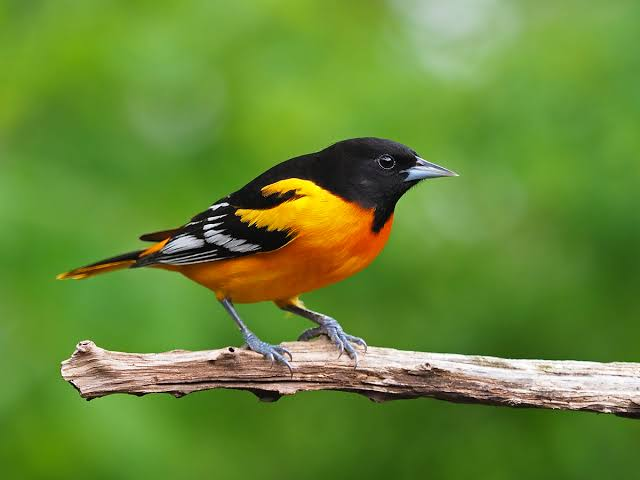
#> input picture bird.jpeg, 640 x 480 px
$ python -i otsu_segmenter.py   (imports and definitions only)
#> lines starting #> are read from the running program, lines starting #| are printed output that depends on the picture; after the words box and inside, x2 and y2 are one past the last pixel; in counts of white or black regions, pixels touching at a corner belong together
import numpy as np
import cv2
import matplotlib.pyplot as plt
from PIL import Image
import io

def otsu_threshold(image):
    hist, bin_edges = np.histogram(image.flatten(), bins=256, range=[0, 256])
    hist = hist.astype(float)
    total_pixels = image.size
    pixel_probability = hist / total_pixels

    max_variance = 0
    optimal_threshold = 0

    for threshold in range(1, 256):
        weight_background = np.sum(pixel_probability[:threshold])
        weight_foreground = np.sum(pixel_probability[threshold:])

        if weight_background == 0 or weight_foreground == 0:
            continue

        mean_background = np.sum(np.arange(threshold) * pixel_probability[:threshold]) / weight_background
        mean_foreground = np.sum(np.arange(threshold, 256) * pixel_probability[threshold:]) / weight_foreground

        variance = weight_background * weight_foreground * (mean_background - mean_foreground) ** 2

        if variance > max_variance:
            max_variance = variance
            optimal_threshold = threshold

    segmented_image = np.zeros_like(image)
    segmented_image[image >= optimal_threshold] = 255

    return optimal_threshold, segmented_image

def generate_segmented_image(image_path):
    # Convert PIL to OpenCV format
#> called with image_path = '../bird.jpeg'
    print(f"Image path: {image_path}")
    image = Image.open(image_path)
#> image is the input picture: PIL image 640x480 RGB; mean R, G, B 103.1, 137.4, 53.3
    image_np = np.array(image)
    original_image = cv2.cvtColor(image_np, cv2.COLOR_RGB2BGR)

    if len(original_image.shape) == 3:
        gray_image = cv2.cvtColor(original_image, cv2.COLOR_BGR2GRAY)
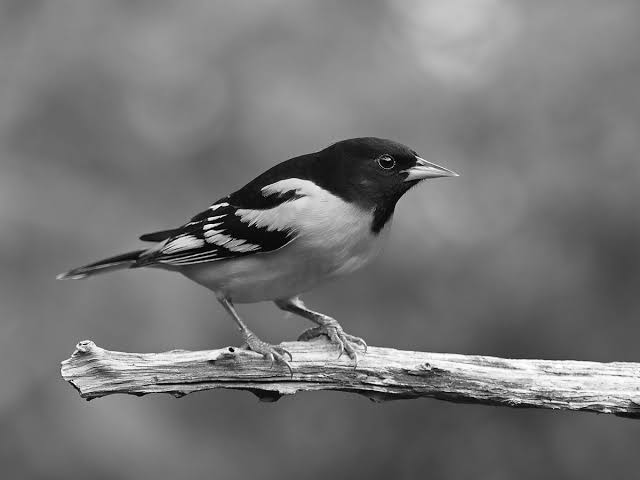
#> gray_image: shape (480, 640); min 0, max 255, mean 117.5
    else:
        gray_image = original_image.copy()

    blurred = cv2.GaussianBlur(gray_image, (5, 5), 0)

    # Our implementation
    our_threshold, our_segmented = otsu_threshold(blurred)
#> in otsu_threshold, `hist, bin_edges = np.histogram(image.flatten(), bins=256, range=[0, 25..`: hist = 256 values, max 6087 at index 121, min 0 at index 0, mean 1200; bin_edges = 257 values from 0 to 256
#> in otsu_threshold, `pixel_probability = hist / total_pixels`: pixel_probability = 256 values, max 0.0198 at index 121, min 0 at index 0, mean 0.00391
#> the loop in otsu_threshold, `for threshold in range(1, 256):` made 255 passes
#> (weight_background, weight_foreground, mean_background, mean_foreground, variance, max_variance) on passes 11 to 22: (3.91e-05, 1, 10, 117.6, 0.452, 0.452), (0.000212, 1, 10.82, 117.6, 2.41, 2.41), (0.000798, 0.999, 11.69, 117.6, 8.95, 8.95), (0.00148, 0.999, 12.29, 117.7, 16.47, 16.47), (0.00238, 0.998, 12.93, 117.8, 26.07, 26.07), (0.00312, 0.997, 13.43, 117.9, 33.95, 33.95), (0.00385, 0.996, 13.91, 117.9, 41.49, 41.49), (0.00473, 0.995, 14.49, 118, 50.44, 50.44), (0.00562, 0.994, 15.04, 118.1, 59.37, 59.37), (0.00637, 0.994, 15.51, 118.2, 66.78, 66.78), (0.00725, 0.993, 16.06, 118.3, 75.22, 75.22), (0.00814, 0.992, 16.6, 118.4, 83.68, 83.68)
#> (weight_background, weight_foreground) on passes 1 to 6: (0, 1), (0, 1), (0, 1), (0, 1), (0, 1), (0, 1)
#> after the loop in otsu_threshold, `for threshold in range(1, 256):`: max_variance = 718.4; optimal_threshold = 114
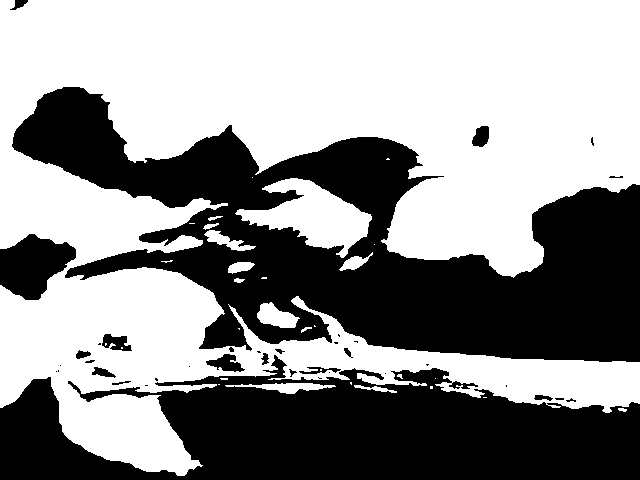
#> our_segmented: shape (480, 640); 57.4% white; 38 black regions (20 under 20 px), largest, box (x1, y1, x2, y2) and area: (12, 87, 640, 362) 75083, (0, 355, 640, 480) 50567, (0, 234, 76, 300) 3264
#> our_threshold = 114

    # OpenCV's implementation
    opencv_threshold, opencv_segmented = cv2.threshold(
        blurred, 0, 255, cv2.THRESH_BINARY + cv2.THRESH_OTSU
    )
#> opencv_threshold = 113

    # Create histogram figure
    fig, ax = plt.subplots(figsize=(6, 4))
    ax.hist(gray_image.ravel(), 256, [0, 256], color='gray')
    ax.axvline(x=our_threshold, color='red', linestyle='--', label=f'Ours: {our_threshold}')
    ax.axvline(x=opencv_threshold, color='green', linestyle='--', label=f'OpenCV: {opencv_threshold}')
    ax.set_title("Histogram with Thresholds")
    ax.legend()

    # Convert Matplotlib figure to image
    buf = io.BytesIO()
    plt.savefig(buf, format='png')
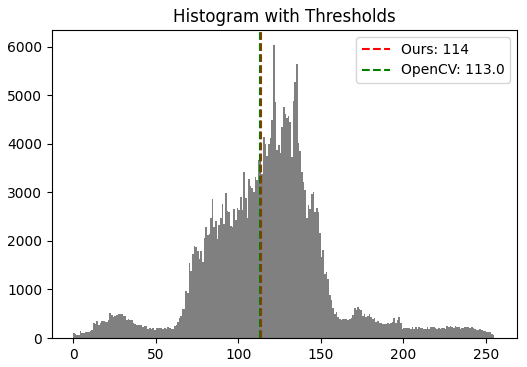
#> figure drawn by matplotlib, 1 panel; tallest bar 6045 high, from x = 121 to 122
    buf.seek(0)
    hist_image = Image.open(buf)
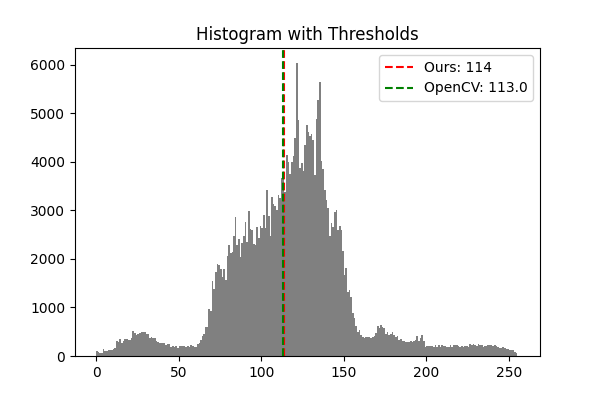
#> hist_image: PIL image 600x400 RGBA; mean R, G, B, A 237.1, 237.1, 236.8, 255
    plt.close(fig)  # Close the figure to free memory


    return (
        image,
        Image.fromarray(our_segmented),
        Image.fromarray(opencv_segmented),
        hist_image,
        f"Our Threshold: {our_threshold}\nOpenCV Threshold: {opencv_threshold}",
    )
# [7 lines not run here, left out]


# # Optionally, save results to files
# cv2.imwrite("our_segmented.png", our_segmented)
# cv2.imwrite("opencv_segmented.png", opencv_segmented)

>>> result = generate_segmented_image('../bird.jpeg')
#> result = 5 items
